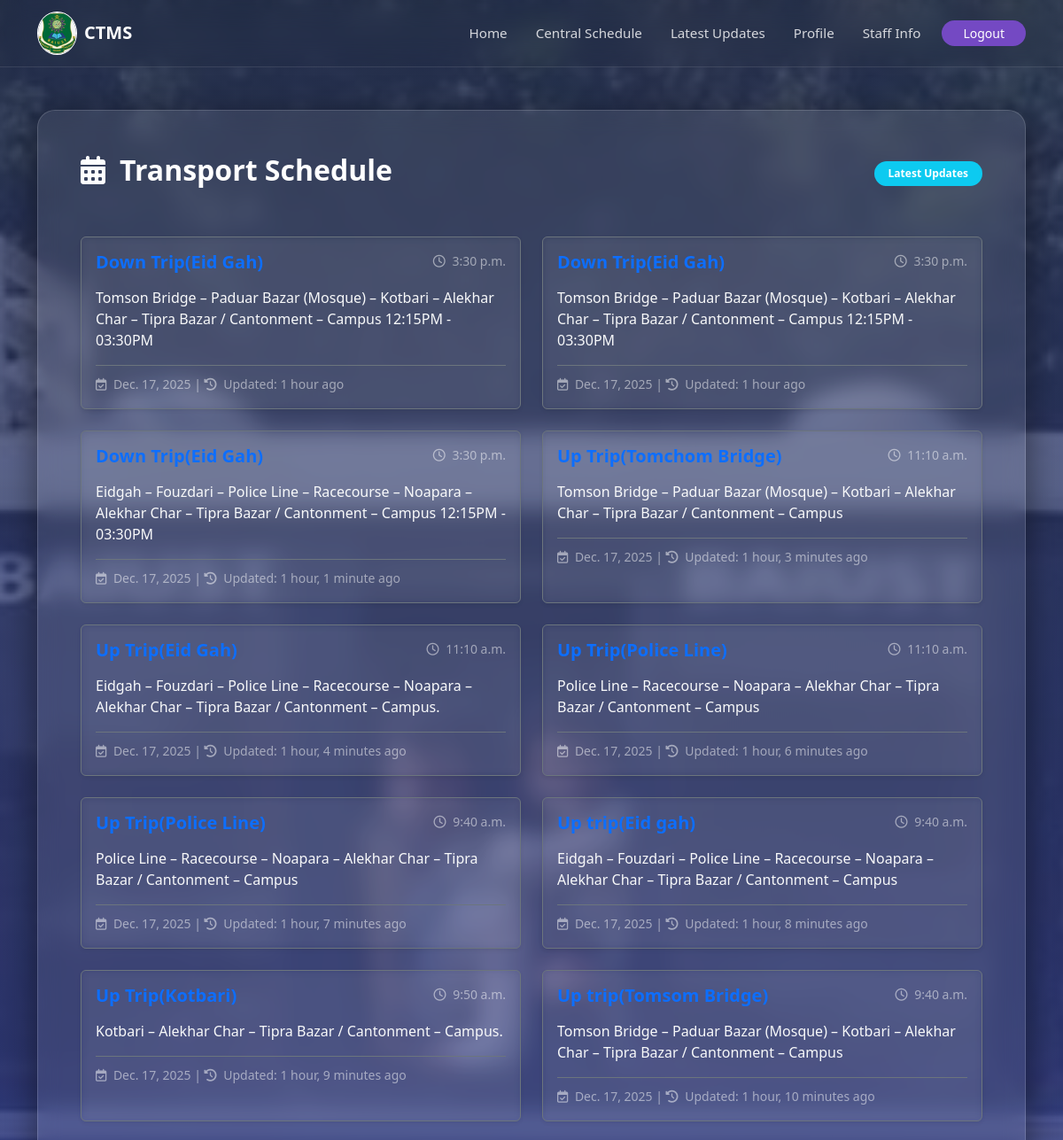
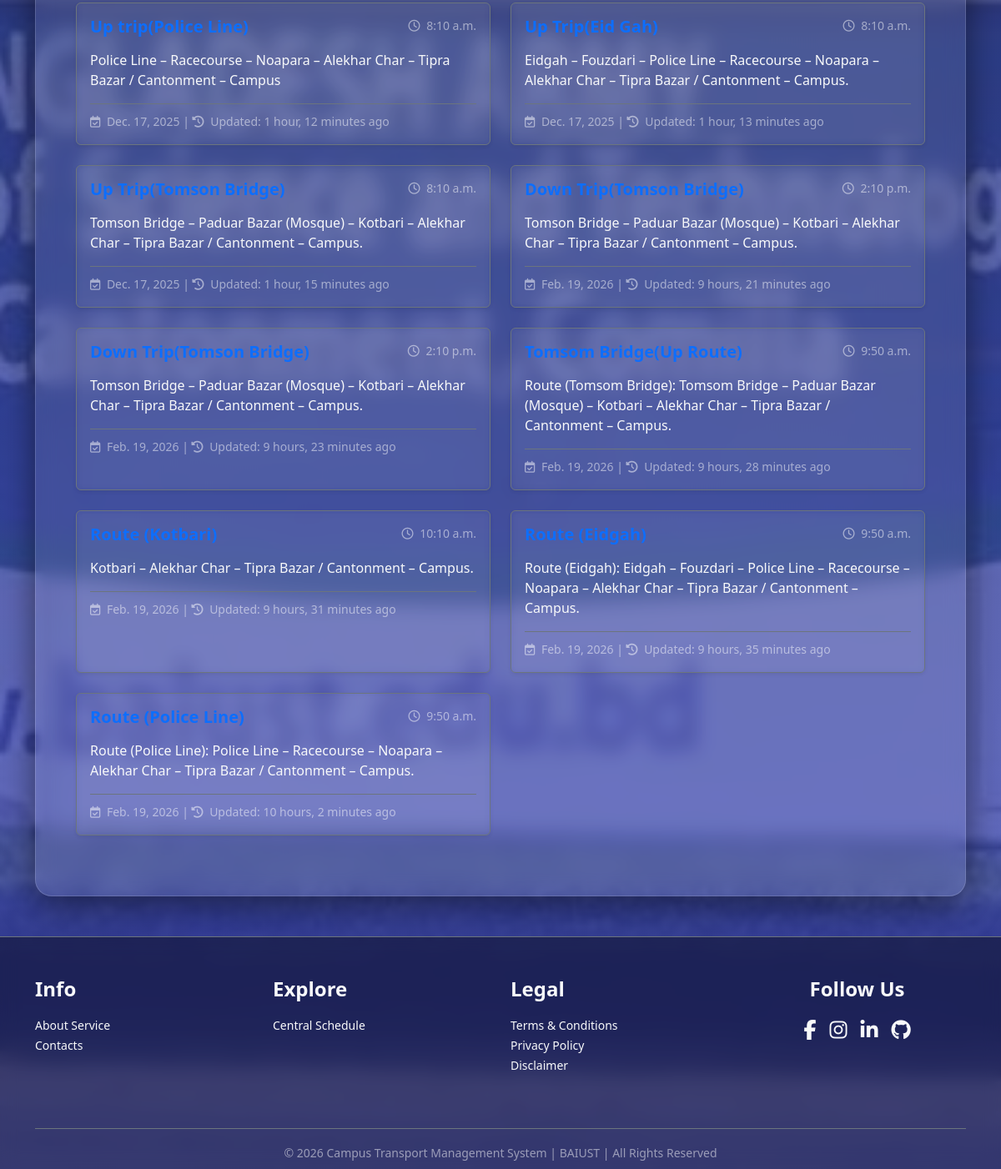
/schedule/updates/ (signed in), run on the app's committed database (2 pictures, top to bottom).
### transport_app/models.py (models this page shows, shortened)
class Schedule(models.Model):
    TRIP_CHOICES = [
        ("UP", "Up-trip (To Campus)"),
        ("DOWN", "Down-trip (From Campus)"),
    ]
    title = models.CharField(max_length=200)
    description = models.TextField(blank=True, null=True)
    date = models.DateField()
    time = models.TimeField()
    trip_type = models.CharField(max_length=4, choices=TRIP_CHOICES, default="UP")
    updated_at = models.DateTimeField(auto_now=True)

### transport_app/views.py (the view)
# urls.py: path("schedule/updates/", views.schedule_view, name="schedule"),
@login_required
def schedule_view(request):
    schedules = Schedule.objects.all().order_by("-updated_at")
    return render(request, "transport_app/schedule.html", {"schedules": schedules})

### templates/transport_app/schedule.html
{% extends 'transport_app/base.html' %}
{% block content %}
<div class="d-flex justify-content-between align-items-center mb-5">
    <h2 class="fw-bold"><i class="fas fa-calendar-alt me-3"></i>Transport Schedule</h2>
    <span class="badge bg-info p-2 px-3 rounded-pill">Latest Updates</span>
</div>
{% if schedules %}
    <div class="row">
        {% for schedule in schedules %}
            <div class="col-md-6 mb-4">
                <div class="card bg-transparent border-secondary text-white h-100 shadow-sm" style="backdrop-filter: blur(5px);">
                    <div class="card-body">
                        <div class="d-flex justify-content-between mb-2">
                            <h5 class="card-title text-primary fw-bold">{{ schedule.title }}</h5>
                            <small class="text-white-50"><i class="far fa-clock me-1"></i> {{ schedule.time }}</small>
                        </div>
                        <p class="card-text text-light">{{ schedule.description }}</p>
                        <div class="mt-auto border-top border-secondary pt-2">
                            <small class="text-white-50">
                                <i class="far fa-calendar-check me-1"></i> {{ schedule.date }} |
                                <i class="fas fa-history me-1"></i> Updated: {{ schedule.updated_at|timesince }} ago
                            </small>
                        </div>
                    </div>
                </div>
            </div>
        {% endfor %}
    </div>
{% else %}
    <div class="text-center py-5">
        <i class="fas fa-info-circle fa-3x mb-3 text-secondary"></i>
        <p class="lead">No transport schedules have been posted yet.</p>
    </div>
{% endif %}
{% endblock %}

### transport_app/static/css/style.css (style rules this page uses)
body { background: linear-gradient(rgba(40, 52, 86, 0.763), rgba(57, 69, 195, 0.75)), url('../images/hero3.jpg') no-repeat center center fixed; background-size: cover; color: #ffffff; font-family: 'Segoe UI', Roboto, Helvetica, Arial, sans-serif; min-height: 100vh; display: flex; flex-direction: column; }

### data on the page
Schedule: time "3:30 p.m.", description "Tomson Bridge – Paduar Bazar (Mosque) – Kotbari – Alekhar Char – Tipra Bazar / Cantonment – Campus 12:15PM - 03:30PM", date "Dec. 17, 2025", updated_at "1 hour"
Schedule: time "3:30 p.m.", description "Tomson Bridge – Paduar Bazar (Mosque) – Kotbari – Alekhar Char – Tipra Bazar / Cantonment – Campus 12:15PM - 03:30PM", date "Dec. 17, 2025", updated_at "1 hour"
Schedule: title "Down Trip(Eid Gah)", time "3:30 p.m.", description "Eidgah – Fouzdari – Police Line – Racecourse – Noapara – Alekhar Char – Tipra Bazar / Cantonment – Campus 12:15PM - 03:30PM", date "Dec. 17, 2025", updated_at "1 hour, 1 minute"
Schedule: title "Up Trip(Tomchom Bridge)", time "11:10 a.m.", description "Tomson Bridge – Paduar Bazar (Mosque) – Kotbari – Alekhar Char – Tipra Bazar / Cantonment – Campus", date "Dec. 17, 2025", updated_at "1 hour, 3 minutes"
Schedule: time "11:10 a.m.", description "Eidgah – Fouzdari – Police Line – Racecourse – Noapara – Alekhar Char – Tipra Bazar / Cantonment – Campus.", date "Dec. 17, 2025", updated_at "1 hour, 4 minutes"
Schedule: time "11:10 a.m.", description "Police Line – Racecourse – Noapara – Alekhar Char – Tipra Bazar / Cantonment – Campus", date "Dec. 17, 2025", updated_at "1 hour, 6 minutes"
Schedule: time "9:40 a.m.", description "Police Line – Racecourse – Noapara – Alekhar Char – Tipra Bazar / Cantonment – Campus", date "Dec. 17, 2025", updated_at "1 hour, 7 minutes"
Schedule: title "Up trip(Eid gah)", time "9:40 a.m.", description "Eidgah – Fouzdari – Police Line – Racecourse – Noapara – Alekhar Char – Tipra Bazar / Cantonment – Campus", date "Dec. 17, 2025", updated_at "1 hour, 8 minutes"
Schedule: time "9:50 a.m.", description "Kotbari – Alekhar Char – Tipra Bazar / Cantonment – Campus.", date "Dec. 17, 2025", updated_at "1 hour, 9 minutes"
Schedule: title "Up trip(Tomsom Bridge)", time "9:40 a.m.", description "Tomson Bridge – Paduar Bazar (Mosque) – Kotbari – Alekhar Char – Tipra Bazar / Cantonment – Campus", date "Dec. 17, 2025", updated_at "1 hour, 10 minutes"
Schedule: title "Up trip(Police Line)", time "8:10 a.m.", description "Police Line – Racecourse – Noapara – Alekhar Char – Tipra Bazar / Cantonment – Campus", date "Dec. 17, 2025", updated_at "1 hour, 12 minutes"
Schedule: time "8:10 a.m.", description "Eidgah – Fouzdari – Police Line – Racecourse – Noapara – Alekhar Char – Tipra Bazar / Cantonment – Campus.", date "Dec. 17, 2025", updated_at "1 hour, 13 minutes"
Schedule: title "Up Trip(Tomson Bridge)", time "8:10 a.m.", description "Tomson Bridge – Paduar Bazar (Mosque) – Kotbari – Alekhar Char – Tipra Bazar / Cantonment – Campus.", date "Dec. 17, 2025", updated_at "1 hour, 15 minutes"
Schedule: title "Down Trip(Tomson Bridge)", time "2:10 p.m.", description "Tomson Bridge – Paduar Bazar (Mosque) – Kotbari – Alekhar Char – Tipra Bazar / Cantonment – Campus.", date "Feb. 19, 2026", updated_at "9 hours, 21 minutes"
Schedule: title "Down Trip(Tomson Bridge)", time "2:10 p.m.", description "Tomson Bridge – Paduar Bazar (Mosque) – Kotbari – Alekhar Char – Tipra Bazar / Cantonment – Campus.", date "Feb. 19, 2026", updated_at "9 hours, 23 minutes"
Schedule: title "Tomsom Bridge(Up Route)", time "9:50 a.m.", description "Route (Tomsom Bridge): Tomsom Bridge – Paduar Bazar (Mosque) – Kotbari – Alekhar Char – Tipra Bazar / Cantonment – Campus.", date "Feb. 19, 2026", updated_at "9 hours, 28 minutes"
Schedule: time "10:10 a.m.", description "Kotbari – Alekhar Char – Tipra Bazar / Cantonment – Campus.", date "Feb. 19, 2026", updated_at "9 hours, 31 minutes"
Schedule: time "9:50 a.m.", description "Route (Eidgah): Eidgah – Fouzdari – Police Line – Racecourse – Noapara – Alekhar Char – Tipra Bazar / Cantonment – Campus.", date "Feb. 19, 2026", updated_at "9 hours, 35 minutes"
Schedule: title "Route (Police Line)", time "9:50 a.m.", description "Route (Police Line): Police Line – Racecourse – Noapara – Alekhar Char – Tipra Bazar / Cantonment – Campus.", date "Feb. 19, 2026", updated_at "10 hours, 2 minutes"
